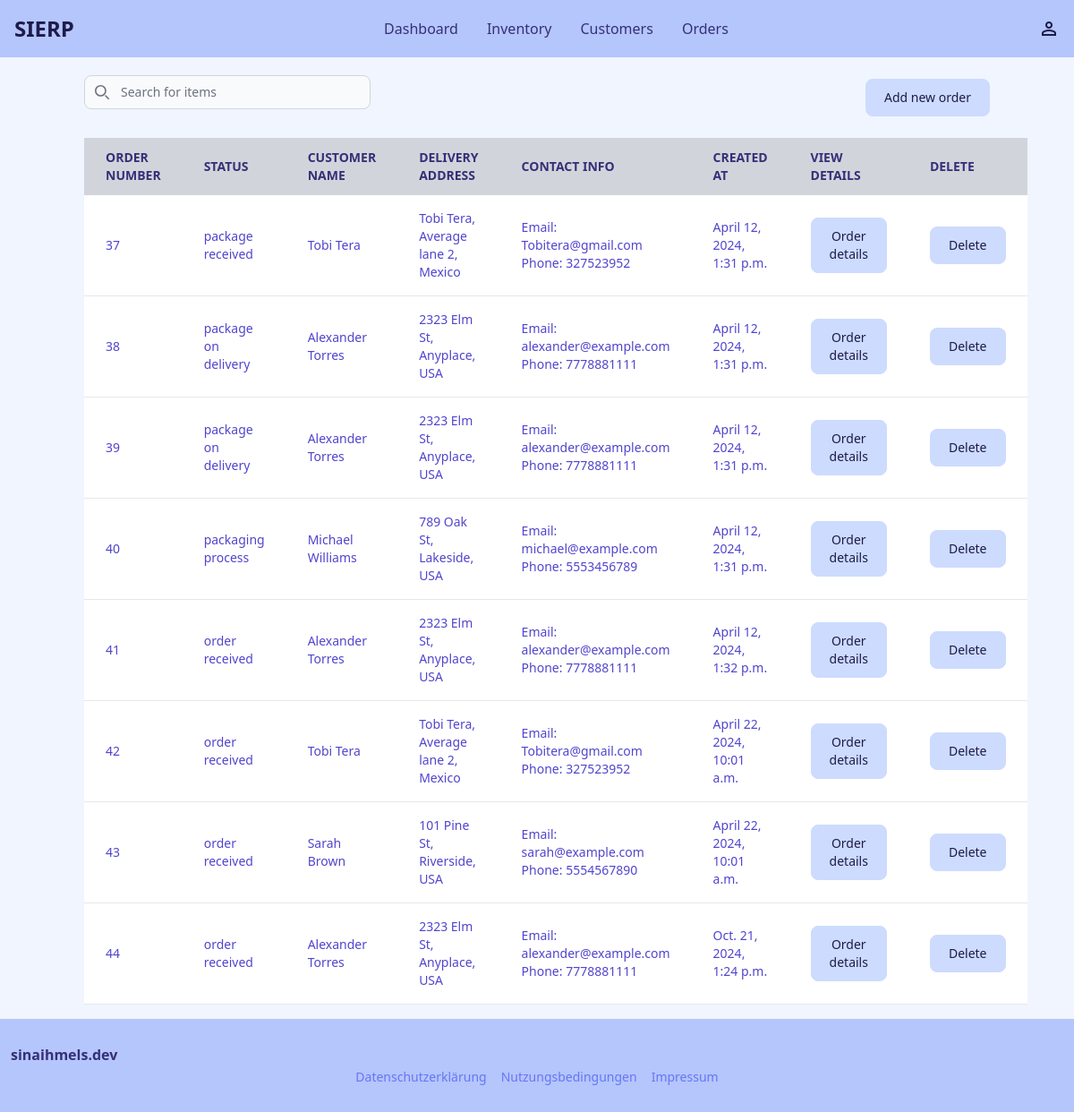
The page /orders on the database its author committed.
### orders/models.py (models this page shows)
class Order(models.Model):
    customer = models.ForeignKey(Customer, on_delete=models.CASCADE)
    delivery_address = models.CharField(max_length=400)
    status = models.ForeignKey(Status, on_delete=models.CASCADE)
    created_at = models.DateTimeField(auto_now_add=True)

class Status(models.Model):
    id = models.BigIntegerField().primary_key=True
    name_of_status = models.CharField(max_length=100)
    def __str__(self):
        return self.name_of_status

### customers/models.py (models this page shows, shortened)
class Customer(models.Model):
    id = models.BigIntegerField().primary_key=True
    name = models.CharField(max_length=200)
    email = models.EmailField(max_length=254)
    address = models.CharField(max_length=400)
    phone = models.BigIntegerField()

### orders/views.py (the view, shortened to what this page needs)
# urls.py: path('', include('orders.urls')),
def orders(request):
    if request.method == "GET":
        orders = Order.objects.all()
        customers = Customer.objects.all()
        return render(request, "orders/orders.html", {"orders": orders, "customers": customers})

### orders/templates/orders/orders.html (shortened to what this page needs)
{% extends '_base.html' %}
{% block content %}
<div class="mx-1.5" name="navigation above table">
    <div
        class="min-w-full align-middle flex flex-column sm:flex-row flex-wrap space-y-4 sm:space-y-0 items-center justify-between pb-4">
        <div class="pb-4 bg-indigo-50 dark:bg-gray-900">
            <div class="relative mt-1">
                <div class="absolute inset-y-0 rtl:inset-r-0 start-0 flex items-center ps-3 pointer-events-none">
                </div>
                <input type="text" id="table-search" name="searched"
                    class="block pt-2 ps-10 text-sm text-gray-900 border border-gray-300 rounded-lg w-80 bg-gray-50 focus:ring-blue-500 focus:border-blue-500 dark:bg-gray-700 dark:border-gray-600 dark:placeholder-gray-400 dark:text-white dark:focus:ring-blue-500 dark:focus:border-blue-500"
                    placeholder="Search for items">
            </div>
        </div>
        <div class="text-center">
            <a href="new_order"><button class="inline-flex w-auto justify-center text-indigo-950 items-center bg-indigo-200 hover:bg-indigo-400 focus:ring-4 focus:outline-none focus:ring-primary-300
                rounded-lg border border-indigo-200 text-sm font-medium px-5 py-2.5 hover:text-indigo-950 focus:z-10 dark:bg-indigo-700 dark:text-indigo-300 dark:border-indigo-500 dark:hover:text-white
                dark:hover:bg-indigo-600 dark:focus:ring-indigo-600" type="button">Add new order
                </button></a>
        </div>
    </div>
</div>
<table class="mx-1.5 w-full text-sm text-left rtl:text-right text-indigo-200 dark:text-indigo-400 ">
    <thead class="text-s text-indigo-900 uppercase bg-gray-300">
        <tr>
            <th scope="col" class="px-6 py-3">
                Order number
            </th>
            <th scope="col" class="px-6 py-3">
                Status
            </th>
            <th scope="col" class="px-6 py-3">
                Customer name
            </th>
            <th scope="col" class="px-6 py-3">
                Delivery address
            </th>
            <th scope="col" class="px-6 py-3">
                Contact info
            </th>
            <th scope="col" class="px-6 py-3">
                Created at
            </th>
            <th scope="col" class="px-6 py-3">
                View details
            </th>
            <th scope="col" class="px-6 py-3">
                Delete
            </th>
        </tr>
    </thead>
    <tbody>
        {% for order in orders %}
        <tr class="bg-white border-b dark:bg-gray-800 dark:border-gray-700 hover:bg-gray-50 dark:hover:bg-gray-600 text-indigo-700"
            id="item-row">
            <td class="px-6 py-4" id="orderid">
                {{order.id}}
            </td>
            <td class="px-6 py-4" id="orderstatus">
                {{order.status}}
            </td>
            <td class="px-6 py-4" id="customername">
                {{order.customer.name}}
            </td>
            <td class="px-6 py-4" id="deliveryaddress">
                {{order.delivery_address}}
            </td>
            <td class="px-6 py-4" id="contactinfo">
                Email: {{order.customer.email}}
                Phone: {{order.customer.phone}}
            </td>
            <td class="px-6 py-4" id="created_at">
                {{order.created_at}}
            </td>
            <td class="px-6 py-4">
                <button data-details-id="{{order.id}}" data-drawer-show="details_order"
                    data-drawer-target="details_order" aria-controls="details_order" data-drawer-placement="right"
                    class="detailsButton inline-flex w-auto justify-center text-indigo-950 items-center bg-indigo-200 hover:bg-indigo-400 focus:ring-4 focus:outline-none focus:ring-primary-300
                    rounded-lg border border-indigo-200 text-sm font-medium px-5 py-2.5 hover:text-indigo-950 focus:z-10 dark:bg-indigo-700 dark:text-indigo-300 dark:border-indigo-500 dark:hover:text-white
                    dark:hover:bg-indigo-600 dark:focus:ring-indigo-600">Order details</button>
            </td>
            <td class="px-6 py-4">
                <button id="deleteButton" data-modal-target="deleteModal" data-modal-toggle="deleteModal" class="inline-flex w-auto justify-center text-indigo-950 items-center bg-indigo-200 hover:bg-indigo-400 focus:ring-4 focus:outline-none focus:ring-primary-300
                rounded-lg border border-indigo-200 text-sm font-medium px-5 py-2.5 hover:text-indigo-950 focus:z-10 dark:bg-indigo-700 dark:text-indigo-300 dark:border-indigo-500 dark:hover:text-white
                dark:hover:bg-indigo-600 dark:focus:ring-indigo-600">Delete</button>
            </td>
        </tr>
        {% endfor %}
    </tbody>
</table>
{% endblock %}

### rows shown on the page
Order: id "37", status "package received", customer.name "Tobi Tera", delivery_address "Tobi Tera, Average lane 2, Mexico", customer.email "Tobitera@gmail.com", customer.phone "327523952", created_at "April 12, 2024, 1:31 p.m."
Order: id "38", status "package on delivery", customer.name "Alexander Torres", delivery_address "2323 Elm St, Anyplace, USA", customer.email "alexander@example.com", customer.phone "7778881111", created_at "April 12, 2024, 1:31 p.m."
Order: id "39", status "package on delivery", customer.name "Alexander Torres", delivery_address "2323 Elm St, Anyplace, USA", customer.email "alexander@example.com", customer.phone "7778881111", created_at "April 12, 2024, 1:31 p.m."
Order: id "40", status "packaging process", customer.name "Michael Williams", delivery_address "789 Oak St, Lakeside, USA", customer.email "michael@example.com", customer.phone "5553456789", created_at "April 12, 2024, 1:31 p.m."
Order: id "41", status "order received", customer.name "Alexander Torres", delivery_address "2323 Elm St, Anyplace, USA", customer.email "alexander@example.com", customer.phone "7778881111", created_at "April 12, 2024, 1:32 p.m."
Order: id "42", status "order received", customer.name "Tobi Tera", delivery_address "Tobi Tera, Average lane 2, Mexico", customer.email "Tobitera@gmail.com", customer.phone "327523952", created_at "April 22, 2024, 10:01 a.m."
Order: id "43", status "order received", customer.name "Sarah Brown", delivery_address "101 Pine St, Riverside, USA", customer.email "sarah@example.com", customer.phone "5554567890", created_at "April 22, 2024, 10:01 a.m."
Order: id "44", status "order received", customer.name "Alexander Torres", delivery_address "2323 Elm St, Anyplace, USA", customer.email "alexander@example.com", customer.phone "7778881111", created_at "Oct. 21, 2024, 1:24 p.m."
